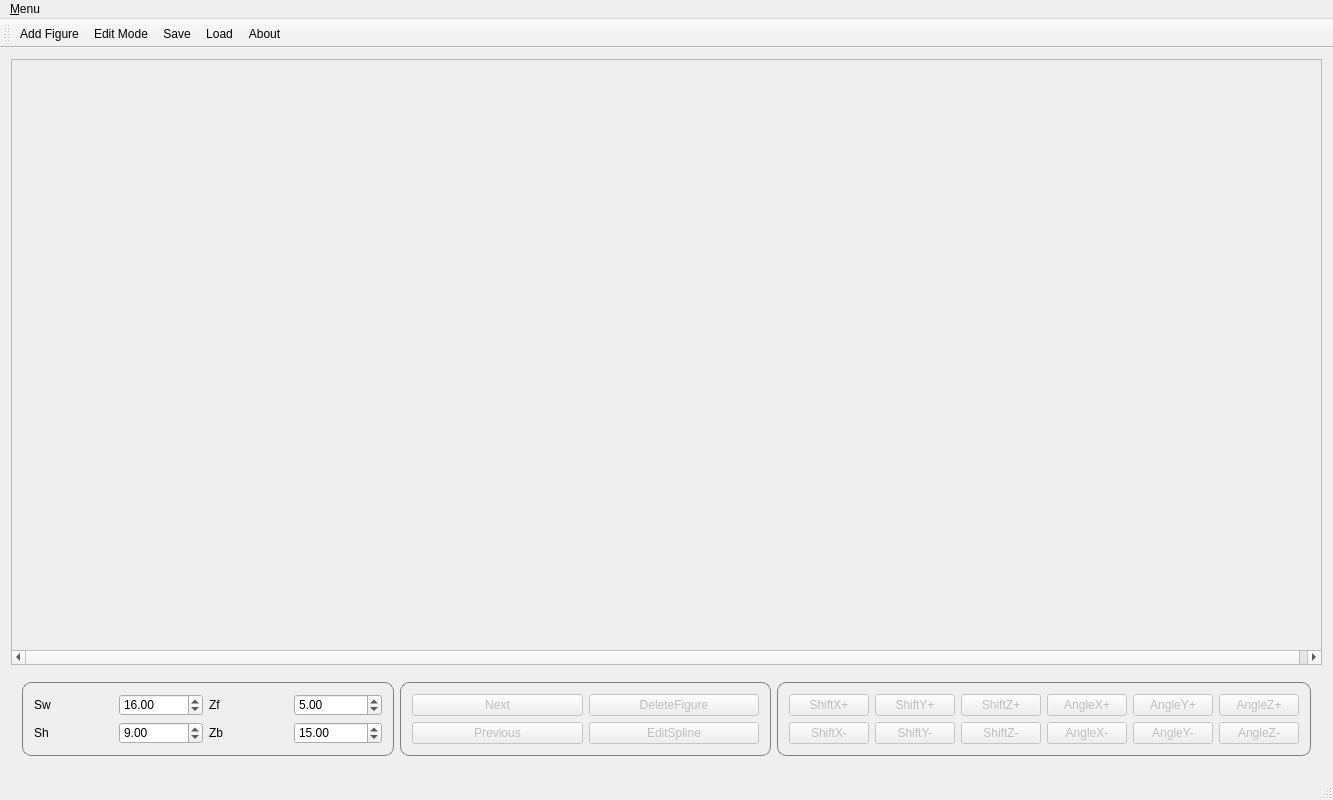
<?xml version="1.0" encoding="UTF-8"?>
<ui version="4.0">
 <class>MainWindow</class>
 <widget class="QMainWindow" name="MainWindow">
  <property name="geometry">
   <rect>
    <x>0</x>
    <y>0</y>
    <width>1333</width>
    <height>800</height>
   </rect>
  </property>
  <property name="windowTitle">
   <string>WireFrame Simon Afanasyev</string>
  </property>
  <widget class="QWidget" name="centralWidget">
   <layout class="QVBoxLayout" name="verticalLayout">
    <item>
     <widget class="QScrollArea" name="scrollArea">
      <property name="sizePolicy">
       <sizepolicy hsizetype="Expanding" vsizetype="Expanding">
        <horstretch>0</horstretch>
        <verstretch>0</verstretch>
       </sizepolicy>
      </property>
      <property name="minimumSize">
       <size>
        <width>500</width>
        <height>500</height>
       </size>
      </property>
      <property name="widgetResizable">
       <bool>false</bool>
      </property>
      <widget class="QWidget" name="scrollAreaWidgetContents">
       <property name="geometry">
        <rect>
         <x>0</x>
         <y>0</y>
         <width>1317</width>
         <height>536</height>
        </rect>
       </property>
       <layout class="QVBoxLayout" name="verticalLayout_2">
        <item>
         <widget class="Field" name="mainField" native="true">
          <property name="sizePolicy">
           <sizepolicy hsizetype="Preferred" vsizetype="Preferred">
            <horstretch>0</horstretch>
            <verstretch>80</verstretch>
           </sizepolicy>
          </property>
         </widget>
        </item>
       </layout>
      </widget>
     </widget>
    </item>
    <item>
     <widget class="QWidget" name="widget" native="true">
      <property name="sizePolicy">
       <sizepolicy hsizetype="Preferred" vsizetype="Preferred">
        <horstretch>0</horstretch>
        <verstretch>0</verstretch>
       </sizepolicy>
      </property>
      <layout class="QHBoxLayout" name="horizontalLayout_2">
       <item>
        <layout class="QGridLayout" name="gridLayout">
         <property name="sizeConstraint">
          <enum>QLayout::SetFixedSize</enum>
         </property>
         <item row="2" column="0">
          <widget class="QGroupBox" name="groupBox_5">
           <property name="maximumSize">
            <size>
             <width>16777215</width>
             <height>100</height>
            </size>
           </property>
           <property name="styleSheet">
            <string notr="true">QGroupBox {
    border: 1px solid gray;
    border-radius: 9px;
    margin-top: 0.5em;
}

QGroupBox::title {
    subcontrol-origin: margin;
    left: 10px;
    padding: 0 3px 0 3px;
}
</string>
           </property>
           <property name="title">
            <string/>
           </property>
           <layout class="QGridLayout" name="gridLayout_7">
            <item row="0" column="3">
             <widget class="QLabel" name="label_10">
              <property name="text">
               <string>Zf</string>
              </property>
             </widget>
            </item>
            <item row="1" column="3">
             <widget class="QLabel" name="label_11">
              <property name="text">
               <string>Zb</string>
              </property>
             </widget>
            </item>
            <item row="1" column="0">
             <widget class="QLabel" name="label_9">
              <property name="text">
               <string>Sh</string>
              </property>
             </widget>
            </item>
            <item row="1" column="2">
             <widget class="QDoubleSpinBox" name="shSpinBox">
              <property name="minimum">
               <double>0.010000000000000</double>
              </property>
              <property name="maximum">
               <double>100000.000000000000000</double>
              </property>
              <property name="singleStep">
               <double>0.100000000000000</double>
              </property>
              <property name="value">
               <double>9.000000000000000</double>
              </property>
             </widget>
            </item>
            <item row="1" column="4">
             <widget class="QDoubleSpinBox" name="zbSpinBox">
              <property name="minimum">
               <double>-100000.000000000000000</double>
              </property>
              <property name="maximum">
               <double>30.000000000000000</double>
              </property>
              <property name="singleStep">
               <double>0.100000000000000</double>
              </property>
              <property name="value">
               <double>15.000000000000000</double>
              </property>
             </widget>
            </item>
            <item row="0" column="0">
             <widget class="QLabel" name="label_8">
              <property name="text">
               <string>Sw</string>
              </property>
             </widget>
            </item>
            <item row="0" column="2">
             <widget class="QDoubleSpinBox" name="swSpinBox">
              <property name="minimum">
               <double>0.010000000000000</double>
              </property>
              <property name="maximum">
               <double>100000.000000000000000</double>
              </property>
              <property name="singleStep">
               <double>0.100000000000000</double>
              </property>
              <property name="value">
               <double>16.000000000000000</double>
              </property>
             </widget>
            </item>
            <item row="0" column="4">
             <widget class="QDoubleSpinBox" name="zfSpinBox">
              <property name="minimum">
               <double>-100000.000000000000000</double>
              </property>
              <property name="maximum">
               <double>30.000000000000000</double>
              </property>
              <property name="singleStep">
               <double>0.100000000000000</double>
              </property>
              <property name="value">
               <double>5.000000000000000</double>
              </property>
             </widget>
            </item>
           </layout>
          </widget>
         </item>
         <item row="2" column="1">
          <widget class="QGroupBox" name="groupBox_3">
           <property name="styleSheet">
            <string notr="true">QGroupBox {
    border: 1px solid gray;
    border-radius: 9px;
    margin-top: 0.5em;
}

QGroupBox::title {
    subcontrol-origin: margin;
    left: 10px;
    padding: 0 3px 0 3px;
}</string>
           </property>
           <property name="title">
            <string/>
           </property>
           <layout class="QGridLayout" name="gridLayout_5">
            <item row="1" column="0">
             <widget class="QPushButton" name="next">
              <property name="enabled">
               <bool>false</bool>
              </property>
              <property name="text">
               <string>Next</string>
              </property>
             </widget>
            </item>
            <item row="5" column="0">
             <widget class="QPushButton" name="previous">
              <property name="enabled">
               <bool>false</bool>
              </property>
              <property name="text">
               <string>Previous</string>
              </property>
             </widget>
            </item>
            <item row="1" column="1">
             <widget class="QPushButton" name="DeleteFigure">
              <property name="enabled">
               <bool>false</bool>
              </property>
              <property name="text">
               <string>DeleteFigure</string>
              </property>
             </widget>
            </item>
            <item row="5" column="1">
             <widget class="QPushButton" name="EditSpline">
              <property name="enabled">
               <bool>false</bool>
              </property>
              <property name="text">
               <string>EditSpline</string>
              </property>
             </widget>
            </item>
           </layout>
          </widget>
         </item>
         <item row="2" column="2">
          <widget class="QGroupBox" name="gridGroupBox">
           <property name="styleSheet">
            <string notr="true">QGroupBox {
    border: 1px solid gray;
    border-radius: 9px;
    margin-top: 0.5em;
}

QGroupBox::title {
    subcontrol-origin: margin;
    left: 10px;
    padding: 0 3px 0 3px;
}
</string>
           </property>
           <property name="title">
            <string/>
           </property>
           <layout class="QGridLayout" name="gridLayout_2">
            <item row="0" column="3">
             <widget class="QPushButton" name="turnXUp">
              <property name="enabled">
               <bool>false</bool>
              </property>
              <property name="text">
               <string>AngleX+</string>
              </property>
             </widget>
            </item>
            <item row="1" column="3">
             <widget class="QPushButton" name="turnXDown">
              <property name="enabled">
               <bool>false</bool>
              </property>
              <property name="text">
               <string>AngleX-</string>
              </property>
             </widget>
            </item>
            <item row="1" column="2">
             <widget class="QPushButton" name="shiftZDown">
              <property name="enabled">
               <bool>false</bool>
              </property>
              <property name="text">
               <string>ShiftZ-</string>
              </property>
             </widget>
            </item>
            <item row="0" column="4">
             <widget class="QPushButton" name="turnYUp">
              <property name="enabled">
               <bool>false</bool>
              </property>
              <property name="text">
               <string>AngleY+</string>
              </property>
             </widget>
            </item>
            <item row="1" column="4">
             <widget class="QPushButton" name="turnYDown">
              <property name="enabled">
               <bool>false</bool>
              </property>
              <property name="text">
               <string>AngleY-</string>
              </property>
             </widget>
            </item>
            <item row="1" column="1">
             <widget class="QPushButton" name="shiftYDown">
              <property name="enabled">
               <bool>false</bool>
              </property>
              <property name="text">
               <string>ShiftY-</string>
              </property>
             </widget>
            </item>
            <item row="1" column="0">
             <widget class="QPushButton" name="shiftxdown">
              <property name="enabled">
               <bool>false</bool>
              </property>
              <property name="text">
               <string>ShiftX-</string>
              </property>
             </widget>
            </item>
            <item row="0" column="0">
             <widget class="QPushButton" name="shiftxup">
              <property name="enabled">
               <bool>false</bool>
              </property>
              <property name="text">
               <string>ShiftX+</string>
              </property>
             </widget>
            </item>
            <item row="0" column="1">
             <widget class="QPushButton" name="shiftYUp">
              <property name="enabled">
               <bool>false</bool>
              </property>
              <property name="text">
               <string>ShiftY+</string>
              </property>
             </widget>
            </item>
            <item row="0" column="2">
             <widget class="QPushButton" name="shiftZUp">
              <property name="enabled">
               <bool>false</bool>
              </property>
              <property name="text">
               <string>ShiftZ+</string>
              </property>
             </widget>
            </item>
            <item row="0" column="5">
             <widget class="QPushButton" name="turnZUp">
              <property name="enabled">
               <bool>false</bool>
              </property>
              <property name="text">
               <string>AngleZ+</string>
              </property>
             </widget>
            </item>
            <item row="1" column="5">
             <widget class="QPushButton" name="turnZDown">
              <property name="enabled">
               <bool>false</bool>
              </property>
              <property name="text">
               <string>AngleZ-</string>
              </property>
             </widget>
            </item>
           </layout>
          </widget>
         </item>
        </layout>
       </item>
      </layout>
     </widget>
    </item>
   </layout>
  </widget>
  <widget class="QMenuBar" name="menuBar">
   <property name="geometry">
    <rect>
     <x>0</x>
     <y>0</y>
     <width>1333</width>
     <height>38</height>
    </rect>
   </property>
   <widget class="QMenu" name="menuMenu">
    <property name="title">
     <string>&amp;Menu</string>
    </property>
    <addaction name="actionAdd_Figure"/>
    <addaction name="actionEdit_Mode"/>
    <addaction name="actionLoad"/>
    <addaction name="actionSave"/>
    <addaction name="actionAbout"/>
   </widget>
   <addaction name="menuMenu"/>
  </widget>
  <widget class="QToolBar" name="mainToolBar">
   <attribute name="toolBarArea">
    <enum>TopToolBarArea</enum>
   </attribute>
   <attribute name="toolBarBreak">
    <bool>false</bool>
   </attribute>
   <addaction name="actionAdd_Figure"/>
   <addaction name="actionEdit_Mode"/>
   <addaction name="actionSave"/>
   <addaction name="actionLoad"/>
   <addaction name="actionAbout"/>
  </widget>
  <widget class="QStatusBar" name="statusBar"/>
  <action name="actionAdd_Figure">
   <property name="text">
    <string>&amp;Add Figure</string>
   </property>
  </action>
  <action name="actionEdit_Mode">
   <property name="checkable">
    <bool>true</bool>
   </property>
   <property name="text">
    <string>&amp;Edit Mode</string>
   </property>
  </action>
  <action name="actionLoad">
   <property name="text">
    <string>&amp;Load</string>
   </property>
  </action>
  <action name="actionSave">
   <property name="text">
    <string>&amp;Save</string>
   </property>
  </action>
  <action name="actionAbout">
   <property name="text">
    <string>About</string>
   </property>
  </action>
 </widget>
 <layoutdefault spacing="6" margin="11"/>
 <customwidgets>
  <customwidget>
   <class>Field</class>
   <extends>QWidget</extends>
   <header>field.h</header>
   <container>1</container>
  </customwidget>
 </customwidgets>
 <resources/>
 <connections/>
</ui>
